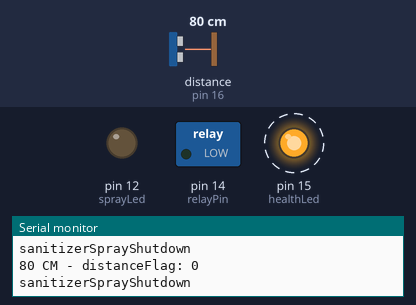
Bench run of a sketch on a simulated Arduino Uno, built with avr-gcc and run on an emulated ATmega328P. On the bench: switched loads named in the sketch (green lamp = pin HIGH), output pins drawn as LEDs (lit = HIGH), the last lines printed to the serial monitor. Dashed ring = blinking. Inputs (shaded band) come from the test bench; at power-on: distance to the obstacle (sensor on pin 16) 80 cm. The echo pulse lasts 58.3 µs per cm.

Above: at 1.5 s.
1.6 s: distance to the obstacle (sensor on pin 16) set to 12 cm
5.1 s: distance to the obstacle (sensor on pin 16) set to 9 cm
At 6.4 s:
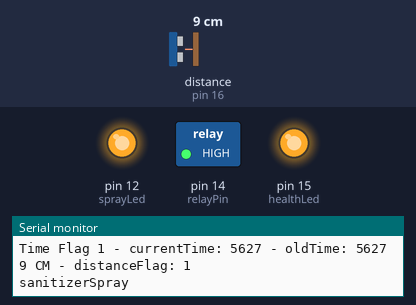
8.6 s: distance to the obstacle (sensor on pin 16) set to 18 cm
At 9.3 s:
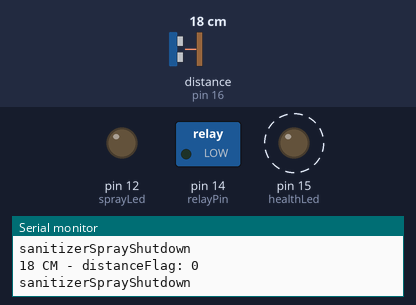
Timing chart, 0 to 18.1 s (numbered marks = the images above; inputs shaded):
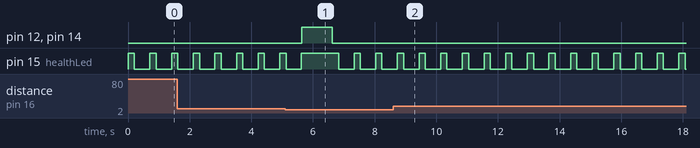

The sketch:

corona-virus.ino
```cpp
/*********
  Author: Mohmammad Hadi Rezaei
  Email: hadi@yasna.team
  Website: https://rabbitfox.com
  Project: Corona virus snitizer spary
  Description: Corona virus sanitizer spary made with ESP8266
*********/

#include <Ultrasonic.h>

// The Trigger pin connected to GPIO 5
// The Echo pin connected to GPIO 16
Ultrasonic ultrasonic(5, 16);
int distance;


bool distanceFlag = false, timeFlag = false;
unsigned long currentTime = 0, oldTime = 0;

// Spray LED connected to GPIO 12
// Health check LED connected to GPIO 15
// Relay IN pin connected to GPIO 12
int sprayLed = 12, healthLed = 15, relayPin = 14, distanceLimit = 10, sprayTime = 1000;


void setup() {
  Serial.begin(115200);

  pinMode (sprayLed, OUTPUT);
  pinMode (healthLed, OUTPUT);
  pinMode (relayPin, OUTPUT);

}

// Run sanitizer spary for limited time
void sanitizerSpray()
{
  Serial.println("sanitizerSpray");
  digitalWrite(sprayLed, HIGH);
  digitalWrite(relayPin, HIGH);
  delay(sprayTime);
  sanitizerSprayShutdown();
}

// Shutdown sanitizer spray
void sanitizerSprayShutdown()
{
  Serial.println("sanitizerSprayShutdown");
  digitalWrite(sprayLed, LOW);
  digitalWrite(relayPin, LOW);
  delay(200);

}

// Check last time sanitizer spray run
void checkTime()
{
  currentTime = millis();
  if(currentTime - oldTime >= 4000)
  {
    oldTime = millis();
    timeFlag = true;
  }
  else
  {
    timeFlag = false;
  }
  Serial.print("Time Flag ");
  Serial.print(timeFlag);
  Serial.print(" - currentTime: ");
  Serial.print(currentTime);
  Serial.print(" - oldTime: ");
  Serial.println(oldTime);
}

// check the hand distance with sanitizer spray
void checkDistance()
{
  distance = ultrasonic.read();
  if(distance <= distanceLimit)
  {
    distanceFlag = true;
    checkTime();
  }
  else
  {
    distanceFlag = false;
  }
  Serial.print(distance);
  Serial.print(" CM - distanceFlag: ");
  Serial.println(distanceFlag);
}

// display the led process
void processAlarm(boolean state = false)
{
  if(state == true)
  {
    digitalWrite(healthLed, HIGH);
  }
  else
  {
    digitalWrite(healthLed, LOW);
    delay(500);
  }
}

// check spray process
void sprayProcess()
{
  if (distanceFlag == true && timeFlag == true)
  {
    sanitizerSpray();
  }
  else
  {
    sanitizerSprayShutdown();
  }
}

// run sanitizer spary process
void sanitizerProcess()
{
  processAlarm(true);
  checkDistance();
  sprayProcess();
  processAlarm();
}

void loop() {
  sanitizerProcess();
}
```

Measured:
- the behaviour switches between 11 and 10 cm on distance to the obstacle (sensor on pin 16) (found by bisection; images 0 and 1)
- after the input at 5.1 s, pin 12 (sprayLed), pin 14 (relayPin): LOW → HIGH after 0.53 s, → LOW 1.0 s later
- after the input at 8.6 s, pin 12 (sprayLed), pin 14 (relayPin): stops changing and stays LOW
- by itself, pin 15 (healthLed): alternates HIGH for 0.20 s and LOW for 0.50 s
